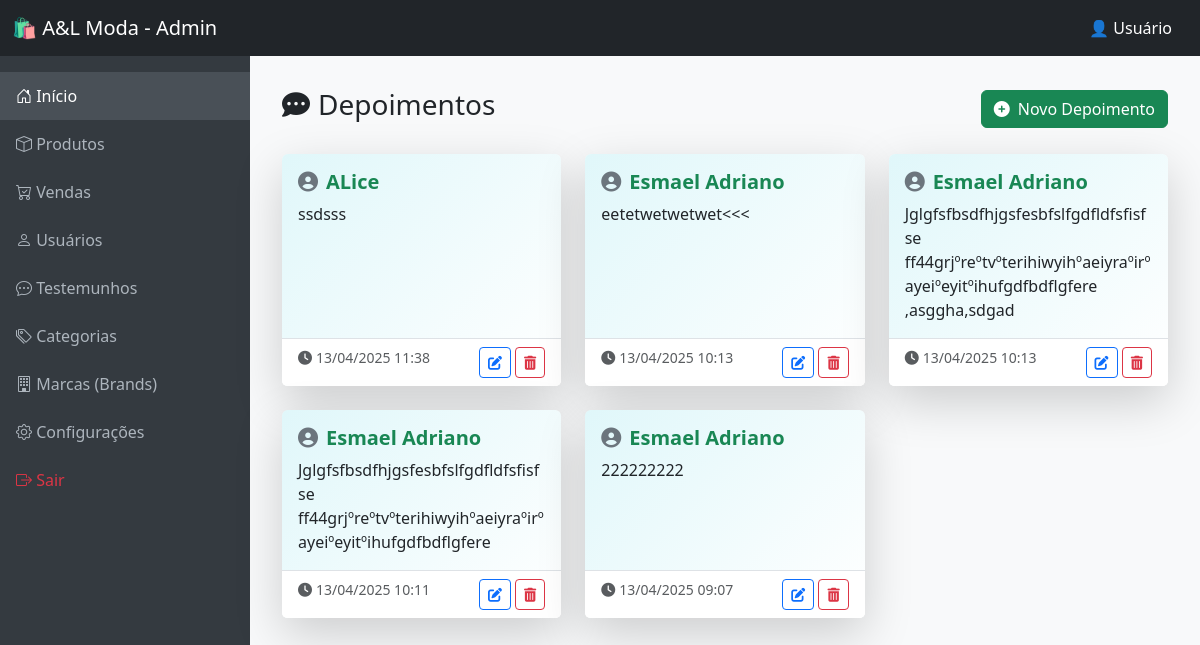
Page /painel/admin/depoimentos.php on the committed database.
### tables this page shows
CREATE TABLE `depoimentos` (
  `id` int(11) NOT NULL,
  `usuario_id` int(11) NOT NULL,
  `depoimento` text DEFAULT NULL,
  `data_depoimento` timestamp NOT NULL DEFAULT current_timestamp()
);

CREATE TABLE `usuarios` (
  `id` int(11) NOT NULL,
  `nome` varchar(255) NOT NULL,
  `email` varchar(255) NOT NULL,
  `senha` varchar(255) NOT NULL,
  `tipo` enum('cliente','admin') NOT NULL,
  `data_cadastro` timestamp NOT NULL DEFAULT current_timestamp()
);

### painel/admin/depoimentos.php (the view, shortened to what this page needs)
<?php
include_once('C:\xampp\htdocs\A&Lmoda\conexao.php');
$depoimentos = $conn->query("SELECT d.*, u.nome FROM depoimentos d INNER JOIN usuarios u ON d.usuario_id = u.id ORDER BY d.data_depoimento DESC");
?>
<!DOCTYPE html>
<html lang="pt-br">
<head>
  <link href="https://cdn.jsdelivr.net/npm/bootstrap@5.3.0/dist/css/bootstrap.min.css" rel="stylesheet">
  <link rel="stylesheet" href="https://cdnjs.cloudflare.com/ajax/libs/animate.css/4.1.1/animate.min.css"/>
  <link rel="stylesheet" href="https://cdnjs.cloudflare.com/ajax/libs/font-awesome/6.4.0/css/all.min.css">
</head>
<body class="bg-light">
<?php include_once('./navbar.php'); ?>
<div class="main-content" style="margin-top: 56px;">
  <div class="d-flex justify-content-between align-items-center mb-4">
    <h3><i class="fas fa-comment-dots me-2"></i>Depoimentos</h3>
    <button class="btn btn-success" data-bs-toggle="modal" data-bs-target="#addModal">
      <i class="fas fa-plus-circle me-1"></i> Novo Depoimento
    </button>
  </div>
  <div class="row">
    <?php while ($row = $depoimentos->fetch_assoc()): ?>
      <div class="col-md-6 col-lg-4 mb-4">
        <div class="card h-100 border-0 shadow-lg animate__animated animate__fadeInUp" style="transition: 0.3s; border-left: 6px solid #198754; background: linear-gradient(135deg, #e0f7fa, #ffffff);">
          <div class="card-body">
            <h5 class="card-title text-success fw-bold">
              <i class="fas fa-user-circle me-2 text-secondary"></i><?= $row['nome'] ?>
            </h5>
            <p class="card-text text-dark"><?= nl2br($row['depoimento']) ?></p>
          </div>
          <div class="card-footer bg-white border-top d-flex justify-content-between">
            <small class="text-muted"><i class="fas fa-clock me-1"></i><?= date('d/m/Y H:i', strtotime($row['data_depoimento'])) ?></small>
            <div>
              <button class="btn btn-sm btn-outline-primary" data-bs-toggle="modal" data-bs-target="#editModal<?= $row['id'] ?>">
                <i class="fas fa-edit"></i>
              </button>
              <form method="POST" class="d-inline">
                <button type="submit" name="delete" class="btn btn-sm btn-outline-danger" onclick="return confirm('Excluir este depoimento?')">
                  <i class="fas fa-trash-alt"></i>
                </button>
              </form>
            </div>
          </div>
        </div>
      </div>
    <?php endwhile; ?>
  </div>
</div>
</body>
</html>

### painel/admin/navbar.php (style rules this page uses)
body { font-family: 'Segoe UI', sans-serif; background-color: #f8f9fa; }
.main-content { margin-left: 250px; padding: 2rem; }

### rows in the picture
depoimentos: usuario.nome "ALice", depoimento "ssdsss", data_depoimento "13/04/2025 11:38"
depoimentos: usuario.nome "Esmael Adriano", depoimento "eetetwetwetwet<<<", data_depoimento "13/04/2025 10:13"
depoimentos: usuario.nome "Esmael Adriano", depoimento "Jglgfsfbsdfhjgsfesbfslfgdfldfsfisfse ff44grjºreºtvºterihiwyihºaeiyraºirºayeiºeyitºihufgdfbdflgfere ,asggha,sdgad", data_depoimento "13/04/2025 10:13"
depoimentos: usuario.nome "Esmael Adriano", depoimento "Jglgfsfbsdfhjgsfesbfslfgdfldfsfisfse ff44grjºreºtvºterihiwyihºaeiyraºirºayeiºeyitºihufgdfbdflgfere", data_depoimento "13/04/2025 10:11"
depoimentos: usuario.nome "Esmael Adriano", depoimento "222222222", data_depoimento "13/04/2025 09:07"
